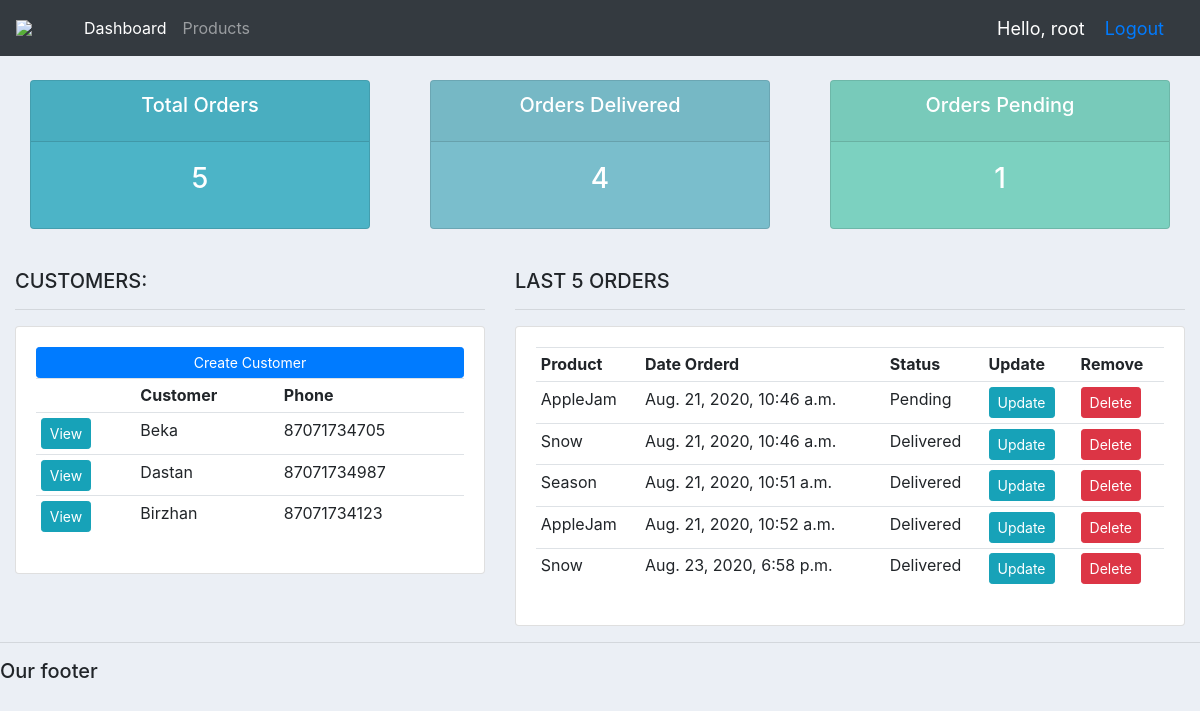
The app's page / (signed in), older data.
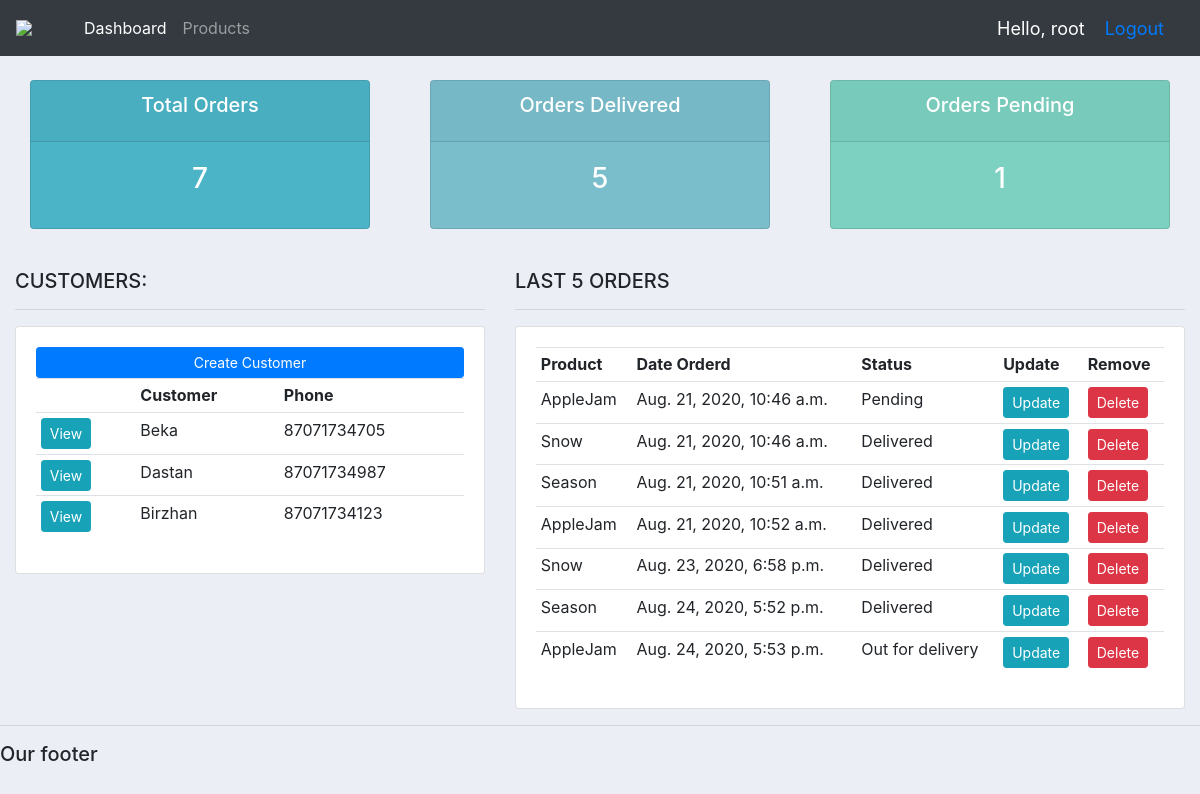
The same page, newer data.
### accounts/models.py (models this page shows, shortened)
class Customer(models.Model):
    name = models.CharField(max_length=200, null=True)
    phone = models.CharField(max_length=200, null=True)
    email = models.CharField(max_length=200, null=True)
    data_created = models.DateTimeField(auto_now_add=True, null=True)

class Order(models.Model):
    STATUS = (
        ('Pending', 'Pending'),
        ('Out for delivery', 'Out for delivery'),
        ('Delivered', 'Delivered'),
    )
    customer = models.ForeignKey(Customer, null=True, on_delete = models.SET_NULL)
    product = models.ForeignKey(Product, null=True, on_delete = models.SET_NULL)
    data_created = models.DateTimeField(auto_now_add=True, null=True)
    status = models.CharField(max_length=200, null=True, choices=STATUS)
    note = models.CharField(max_length=1000, null=True)

class Product(models.Model):
    CATEGORY = (
        ('Indoor', 'Indoor'),
        ('Out Door', 'Out Door'),
    )
    name = models.CharField(max_length=200, null=True)
    price = models.FloatField(null=True)
    category = models.CharField(max_length=200, null=True, choices=CATEGORY)
    description = models.CharField(max_length=200, null=True, blank=True)
    data_created = models.DateTimeField(auto_now_add=True, null=True)
    tags = models.ManyToManyField(Tag)
    def __str__(self):
        return self.name

### accounts/views.py (the view)
# urls.py: 2. Add a URL to urlpatterns:  path('', views.home, name='home')
@login_required(login_url='login')
def home(request):
	orders = Order.objects.all()
	customers = Customer.objects.all()
	total_orders = orders.count()
	delivered = orders.filter(status='Delivered').count()
	pending = orders.filter(status='Pending').count()
	context = {'orders':orders, 'customers':customers,
	'total_orders':total_orders,'delivered':delivered,
	'pending':pending }
	return render(request, 'accounts/dashboard.html', context)

### accounts/templates/accounts/dashboard.html
{%  extends 'accounts/main.html' %}
{% block content %}
{%  include 'accounts/Status.html' %}
<br>
<div class="row">
	<div class="col-md-5">
		<h5>CUSTOMERS:</h5>
		<hr>
		<div class="card card-body">
			<a class="btn btn-primary  btn-sm btn-block" href="">Create Customer</a>
			<table class="table table-sm">
				<tr>
                    <th></th>
					<th>Customer</th>
					<th>Phone</th>
				</tr>
                {%  for customer in customers %}
                    <tr>
                        <td><a class="btn btn-sm btn-info" href="{% url 'customer' customer.id %}">View</a></td>
                        <td>{{ customer.name }}</td>
                        <td>{{ customer.phone }}</td>
                    </tr>
                {% endfor %}
			</table>
		</div>
	</div>
	<div class="col-md-7">
		<h5>LAST 5 ORDERS</h5>
		<hr>
		<div class="card card-body">
			<table class="table table-sm">
				<tr>
					<th>Product</th>
					<th>Date Orderd</th>
					<th>Status</th>
					<th>Update</th>
					<th>Remove</th>
				</tr>
                {%  for order in orders %}
                    <tr>
                        <td>{{ order.product }}</td>
                        <td>{{ order.data_created }}</td>
                        <td>{{ order.status }}</td>
                        <td><a class="btn btn-sm btn-info" href="{% url 'update_order' order.id %}">Update</a></td>
                        <td><a class="btn btn-sm btn-danger" href="{% url 'delete_order' order.id %}">Delete</a></td>
                    </tr>
                {% endfor %}
			</table>
		</div>
	</div>
</div>
{% endblock %}

Row changes from the older to the newer data that the page shows:
added Order: product "Season", data_created "Aug. 24, 2020, 5:52 p.m.", status "Delivered"
added Order: product "AppleJam", data_created "Aug. 24, 2020, 5:53 p.m.", status "Out for delivery"
Text that changed along with them:
{{ total_orders }}: "5" → "7"
{{ delivered }}: "4" → "5"
